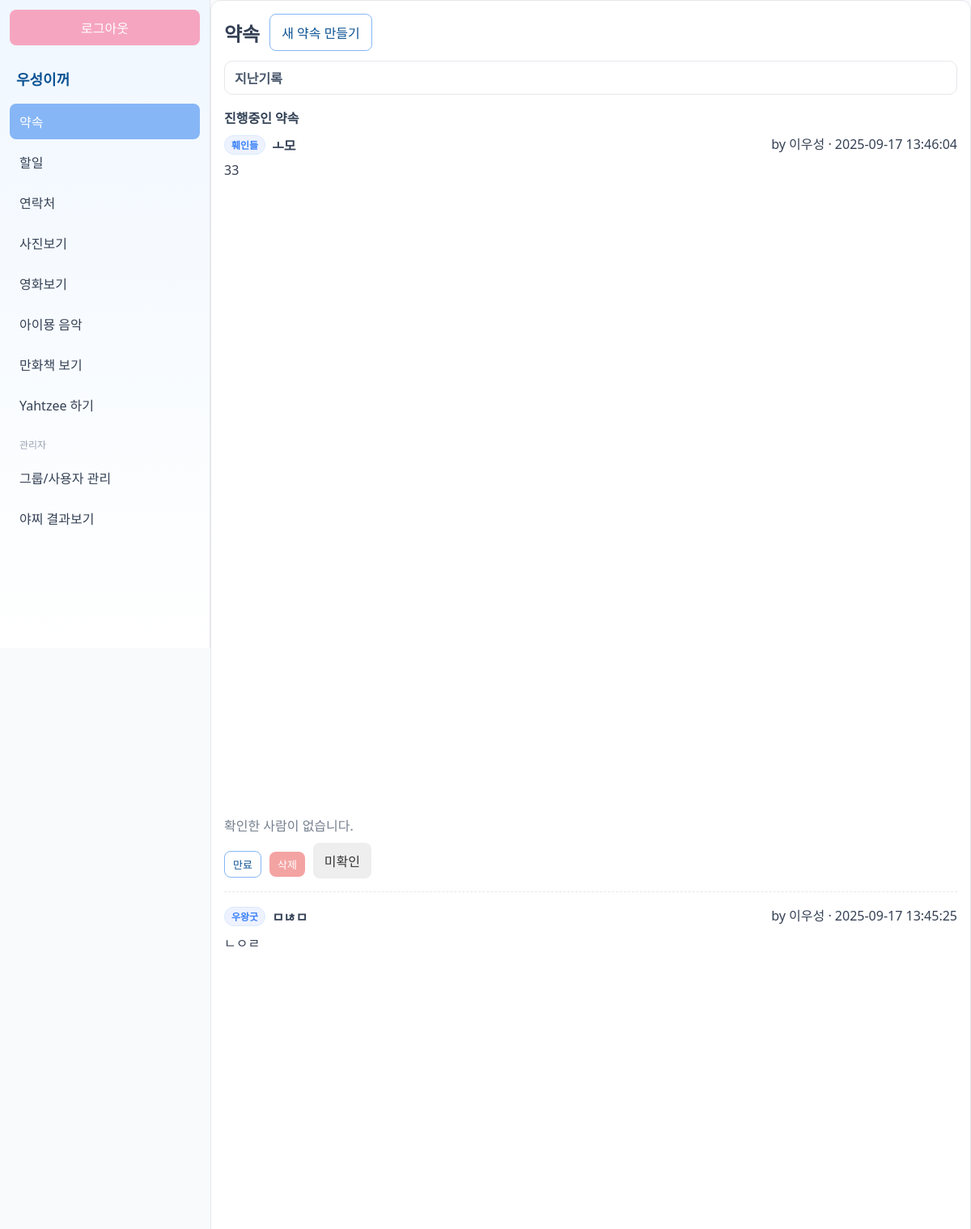
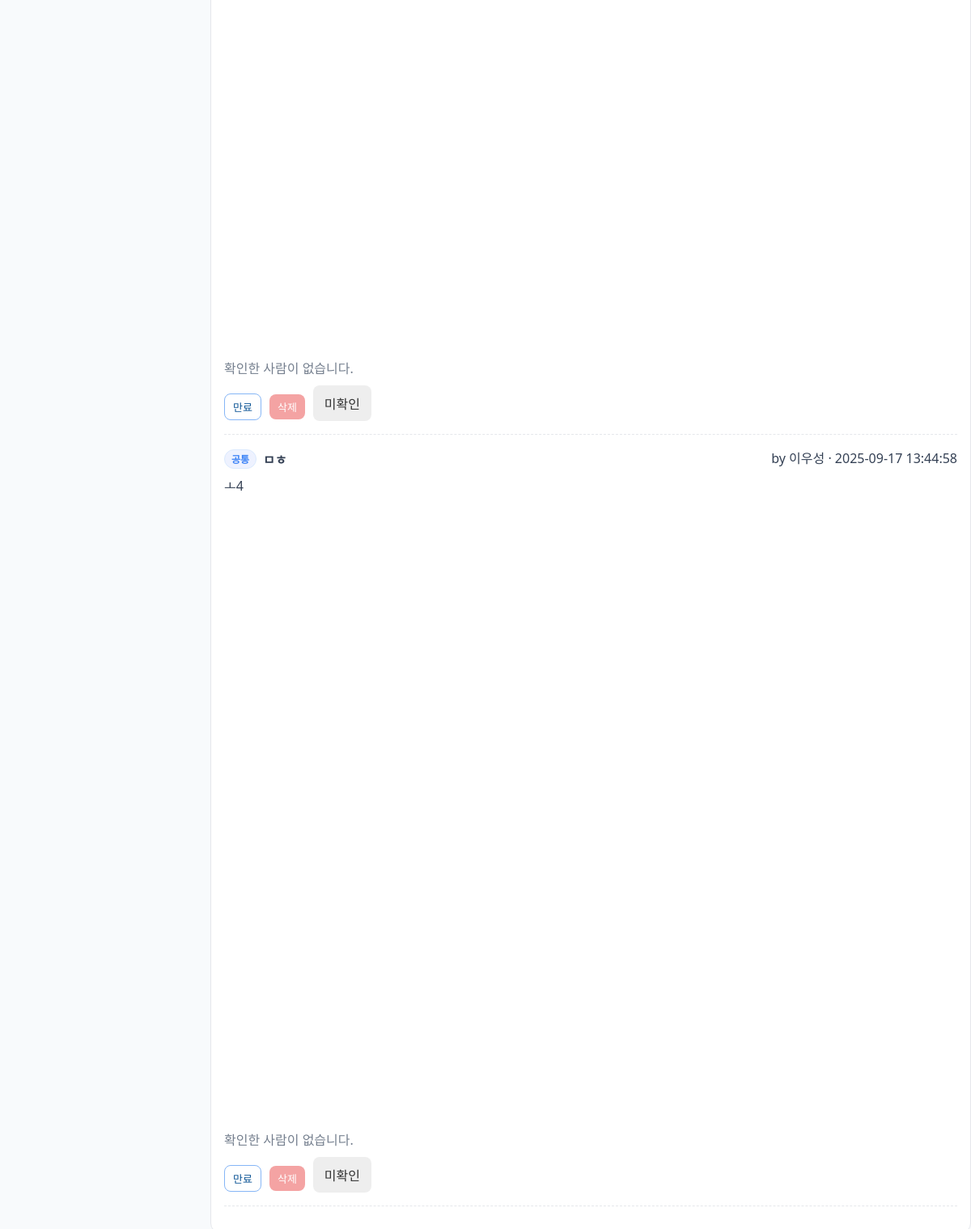
Screenshot of /index.php (signed in) with the database file from the repository (2 pictures, top to bottom).
### tables this page shows
CREATE TABLE `appointments` (
  `id` int(11) NOT NULL,
  `title` varchar(200) NOT NULL,
  `content` text DEFAULT NULL,
  `group_id` int(11) DEFAULT NULL,
  `is_common` tinyint(1) NOT NULL DEFAULT 0,
  `status` enum('active','expired','deleted') NOT NULL DEFAULT 'active',
  `created_by` int(11) NOT NULL,
  `created_at` datetime NOT NULL DEFAULT current_timestamp(),
  `updated_at` datetime DEFAULT NULL
);

CREATE TABLE `groups` (
  `id` int(11) NOT NULL,
  `name` varchar(50) NOT NULL,
  `created_at` datetime NOT NULL DEFAULT current_timestamp()
);

CREATE TABLE `users` (
  `id` int(11) NOT NULL,
  `username` varchar(50) NOT NULL,
  `password_hash` varchar(255) NOT NULL,
  `phone` varchar(20) DEFAULT NULL,
  `is_admin` tinyint(1) NOT NULL DEFAULT 0,
  `created_at` datetime NOT NULL DEFAULT current_timestamp()
);

### index.php (called while the page is built, shortened)
<?php
require __DIR__.'/views/layout.php';

### lib/auth.php (called while the page is built, shortened)
<?php
function is_logged_in(): bool {
    return isset($_SESSION['user_id']);
}
function current_user(): ?array {
    static $user = null;
    if ($user !== null) {
        return $user ?: null;
    }
    $user = db_query_one('SELECT * FROM users WHERE id = ?', [$_SESSION['user_id']]);
    return $user ?: null;
}
function is_admin(): bool {
    $user = current_user();
    return $user && $user['is_admin'];
}

### lib/db.php (called while the page is built, shortened)
<?php
function db(): PDO {
    static $pdo = null;
    if ($pdo !== null) {
        return $pdo;
    }
    $dsn = sprintf('mysql:host=%s;dbname=%s;charset=%s', DB_HOST, DB_NAME, DB_CHARSET);
    $options = [
        PDO::ATTR_ERRMODE            => PDO::ERRMODE_EXCEPTION,
        PDO::ATTR_DEFAULT_FETCH_MODE => PDO::FETCH_ASSOC,
        PDO::ATTR_EMULATE_PREPARES   => false,
    ];
    try {
        $pdo = new PDO($dsn, DB_USER, DB_PASS, $options);
    } catch (PDOException $e) {
        throw new PDOException($e->getMessage(), (int)$e->getCode());
    }
    return $pdo;
}
function db_query_all(string $sql, array $params = []): array {
    $stmt = db()->prepare($sql);
    $stmt->execute($params);
    return $stmt->fetchAll();
}
function db_query_one(string $sql, array $params = []): ?array {
    $row = db_query_all($sql, $params);
    return $row[0] ?? null;
}

### lib/utils.php (called while the page is built, shortened)
<?php
function h(?string $s): string {
    return htmlspecialchars($s ?? '', ENT_QUOTES, 'UTF-8');
}
function base_url(string $path = ''): string {
    return rtrim(BASE_URL, '/') . '/' . ltrim($path, '/');
}

### views/_appointment_item.php (the view, shortened to what this page needs)
<?php
$is_active = $a['status'] === 'active';
?>
<div class="appointment <?=!$is_active ? 'muted' : ''?>">
  <div class="row1">
    <div class="title">
      <span class="group-chip"><?=$a['is_common']?'공통':h($a['group_name'] ?? '그룹없음')?></span>
      <?=h($a['title'])?>
    </div>
    <div class="meta">by <?=h($a['creator'])?> · <?=h($a['created_at'])?></div>
  </div>
  <div class="content"><?=nl2br(h($a['content']))?></div>
  <div class="who-text" id="who-<?=$a['id']?>">
    <?php
      $names = array_map(fn($c)=> (int)$c['confirmed']===1 ? $c['username'].'(확인함)' : null, $confs);
      $names = array_values(array_filter($names));
      echo empty($names) ? '<span class="muted">확인한 사람이 없습니다.</span>' : h(implode(', ', $names));
    ?>
  </div>
  <div class="action-row">
    <?php if (is_admin()): ?>
        <?php if ($is_active): ?>
            <form method="post" action="<?=h(base_url('controllers/appointments.php'))?>">
                <button type="submit" class="outline small">만료</button>
            </form>
            <div class="delete-box" id="delbox-<?=$a['id']?>">
              <button type="button" class="danger small" onclick="showApptDeleteConfirm(<?=$a['id']?>)">삭제</button>
            </div>
        <?php endif; ?>
    <?php endif; ?>
    <?php if ($is_active): ?>
        <?php
            $mine = array_values(array_filter($confs, fn($c)=>$c['username']===current_user()['username']))[0] ?? null;
            $my_confirmed = $mine ? (int)$mine['confirmed']===1 : false;
        ?>
        <form class="inline" method="post" action="<?=h(base_url('controllers/appointments.php'))?>" onsubmit="return toggleConfirm(event,this)">
            <button type="submit" class="confirm-btn <?=$my_confirmed?'on':''?>" data-appt-id="<?=$a['id']?>"><?=$my_confirmed?'확인됨':'미확인'?></button>
        </form>
    <?php endif; ?>
  </div>
</div>
<hr class="divider">

### views/appointments.php (shortened to what this page needs)
<?php
require_once __DIR__.'/../init.php';
$uid = current_user()['id'];
?>
<?php
if (is_admin()) {
    $params = [];
    $cond = '1';
} else {
    $gidList = user_group_ids($uid);
    $gidIn = implode(',', array_fill(0, count($gidList), '?')) ?: 'NULL';
    $params = $gidList;
    $cond = "(a.is_common=1 OR a.group_id IN ($gidIn))";
}
$sql = "SELECT a.*, g.name AS group_name, u.username AS creator
        FROM appointments a
        LEFT JOIN groups g ON g.id=a.group_id
        JOIN users u ON u.id=a.created_by
        WHERE $cond AND a.status IN ('active', 'expired', 'deleted')
        ORDER BY
          CASE a.status
            WHEN 'active' THEN 1
            WHEN 'expired' THEN 2
            WHEN 'deleted' THEN 3
          END,
          COALESCE(a.updated_at, a.created_at) DESC";
$stmt = db()->prepare($sql);
$stmt->execute($params);
$all_appointments = $stmt->fetchAll();
$active = [];
$history = [];
foreach ($all_appointments as $a) {
    if ($a['status'] === 'active') {
        $active[] = $a;
    } else {
        $history[] = $a;
    }
}
$confirmations_by_id = [];
?>
<div class="panel appointments">
  <div class="panel-header">
    <h2 style="margin:0;">약속</h2>
    <?php if (is_admin()): ?>
    <button type="button" class="outline" onclick="document.getElementById('create-form-box').classList.toggle('hidden')">새 약속 만들기</button>
    <?php endif; ?>
  </div>
  <details class="expired-box">
    <summary>지난기록 <?=empty($history)?'':'('.count($history).')'?></summary>
  </details>
  <h3 class="section-title">진행중인 약속</h3>
  <div class="list">
    <?php if (empty($active)): ?>
      <div class="empty">진행중 약속이 없습니다.</div>
    <?php else: ?>
      <?php foreach($active as $a): ?>
        <?php
            $confs = $confirmations_by_id[$a['id']] ?? [];
            include __DIR__.'/_appointment_item.php';
        ?>
      <?php endforeach; ?>
    <?php endif; ?>
  </div>
</div>

### assets/css/style.css (style rules this page uses)
:root { --bg:#f8fafc; --panel:#ffffff; --ink:#344054; --muted:#98a2b3; --primary:#86b6f6; --primary-ink:#0b5394; --accent:#f6a5c0; --success:#88d4ab; --danger:#f4a3a3; --border:#e5e7eb; --br: 8px; }
* { box-sizing:border-box }
html,body { height:100% }
body { margin:0; font-family:system-ui,-apple-system,Segoe UI,Roboto,Apple SD Gothic Neo,Malgun Gothic,sans-serif; color:var(--ink); background:var(--bg); }
.content { flex:1; height:100vh; padding:0; }
.panel { background:var(--panel);border:1px solid var(--border);border-radius:12px;padding:16px }
.panel-header { display:flex;align-items:center;justify-content:flex-start;gap:12px;margin-bottom:12px }
.panel-header h2 { margin:0 }
.inline { display:inline-flex;gap:8px;align-items:center }
input,select,textarea,button { font:inherit }
button { padding:10px 14px;border:0;border-radius:8px;background:var(--primary);color:#fff;cursor:pointer }
button.outline { background:#fff;color:var(--primary-ink);border:1px solid var(--primary) }
button.danger { background:var(--danger) }
button.small { padding:6px 10px;font-size:13px }
.small { margin-top:8px;font-size:12px }
.appointment .row1 { display:flex;align-items:baseline;justify-content:space-between;gap:8px }
.appointment .title { font-weight:700;display:flex;align-items:center;gap:8px;flex-wrap:wrap }
.group-chip { display:inline-block;background:#eef2ff;color:#3b82f6;border:1px solid #dbeafe; padding:2px 8px;border-radius:999px;font-size:12px }
.appointment .content { margin:8px 0 8px;white-space:pre-wrap }
.who-text { margin:2px 0 10px;color:#475569 }
.action-row { display:flex;align-items:center;gap:10px;flex-wrap:wrap }
.confirm-btn { background:#eee;color:#333 }
.expired-box { border:1px solid var(--border);border-radius:10px;background:#fff;padding:8px 12px;margin-bottom:16px }
.expired-box>summary { cursor:pointer;font-weight:700;color:#475569;list-style:none }
.divider { border:none;border-top:1px dashed var(--border);margin:16px 0 }
.muted { opacity:.75 }
.section-title { margin:8px 0 8px;color:#334155;font-size:16px;font-weight:700 }
.delete-box { display:flex;align-items:center;gap:8px }

### rows the page displays
appointments: group.name "훼인들", title "ㅗ모", created_by.username "이우성", created_at "2025-09-17 13:46:04", content "33"
appointments: group.name "우왕굿", title "ㅁㄶㅁ", created_by.username "이우성", created_at "2025-09-17 13:45:25", content "ㄴㅇㄹ"
appointments: is_common "공통", title "ㅁㅎ", created_by.username "이우성", created_at "2025-09-17 13:44:58", content "ㅗ4"

### other values shown
APP_NAME "우성이꺼"
